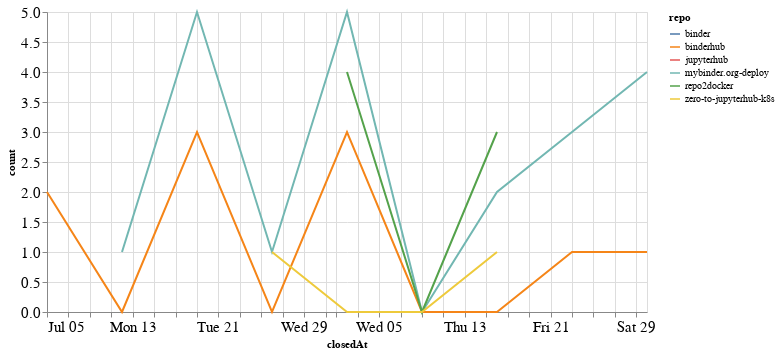

The code cell stored with this chart in its notebook:
### Code cell
closed_by_time = closed_by.groupby('repo').resample('W', on='closedAt').count()['author'].reset_index()
closed_by_time = closed_by_time.rename(columns={'author': 'count'})

alt.Chart(closed_by_time, width=600).mark_line().encode(
    x='closedAt',
    y='count',
    color='repo',
    tooltip="repo"
)

### Figure 1 — Vega-Lite specification as saved in the notebook (floating-point values rounded to 4 significant figures)
{"config": {"axisLeft": {"labelFontSize": 15}, "axisBottom": {"labelFontSize": 15}}, "data": {"name": "data-f49f6c0ac63cd6373091e4c912831480"}, "mark": "line", "encoding": {"color": {"type": "nominal", "field": "repo"}, "tooltip": {"type": "nominal", "field": "repo"}, "x": {"type": "temporal", "field": "closedAt"}, "y": {"type": "quantitative", "field": "count"}}, "width": 600, "$schema": "https://vega.github.io/schema/vega-lite/v4.8.1.json", "datasets": {"data-f49f6c0ac63cd6373091e4c912831480": [{"repo": "binder", "closedAt": "2020-07-26T00:00:00", "count": 1}, {"repo": "binderhub", "closedAt": "2020-07-05T00:00:00", "count": 2}, {"repo": "binderhub", "closedAt": "2020-07-12T00:00:00", "count": 0}, {"repo": "binderhub", "closedAt": "2020-07-19T00:00:00", "count": 3}, {"repo": "binderhub", "closedAt": "2020-07-26T00:00:00", "count": 0}, {"repo": "binderhub", "closedAt": "2020-08-02T00:00:00", "count": 3}, {"repo": "binderhub", "closedAt": "2020-08-09T00:00:00", "count": 0}, {"repo": "binderhub", "closedAt": "2020-08-16T00:00:00", "count": 0}, {"repo": "binderhub", "closedAt": "2020-08-23T00:00:00", "count": 1}, {"repo": "binderhub", "closedAt": "2020-08-30T00:00:00", "count": 1}, {"repo": "jupyterhub", "closedAt": "2020-08-16T00:00:00", "count": 1}, {"repo": "mybinder.org-deploy", "closedAt": "2020-07-12T00:00:00", "count": 1}, {"repo": "mybinder.org-deploy", "closedAt": "2020-07-19T00:00:00", "count": 5}, {"repo": "mybinder.org-deploy", "closedAt": "2020-07-26T00:00:00", "count": 1}, {"repo": "mybinder.org-deploy", "closedAt": "2020-08-02T00:00:00", "count": 5}, {"repo": "mybinder.org-deploy", "closedAt": "2020-08-09T00:00:00", "count": 0}, {"repo": "mybinder.org-deploy", "closedAt": "2020-08-16T00:00:00", "count": 2}, {"repo": "mybinder.org-deploy", "closedAt": "2020-08-23T00:00:00", "count": 3}, {"repo": "mybinder.org-deploy", "closedAt": "2020-08-30T00:00:00", "count": 4}, {"repo": "repo2docker", "closedAt": "2020-08-02T00:00:00", "count": 4}, {"repo": "repo2docker", "closedAt": "2020-08-09T00:00:00", "count": 0}, {"repo": "repo2docker", "closedAt": "2020-08-16T00:00:00", "count": 3}, {"repo": "zero-to-jupyterhub-k8s", "closedAt": "2020-07-26T00:00:00", "count": 1}, {"repo": "zero-to-jupyterhub-k8s", "closedAt": "2020-08-02T00:00:00", "count": 0}, {"repo": "zero-to-jupyterhub-k8s", "closedAt": "2020-08-09T00:00:00", "count": 0}, {"repo": "zero-to-jupyterhub-k8s", "closedAt": "2020-08-16T00:00:00", "count": 1}]}}
